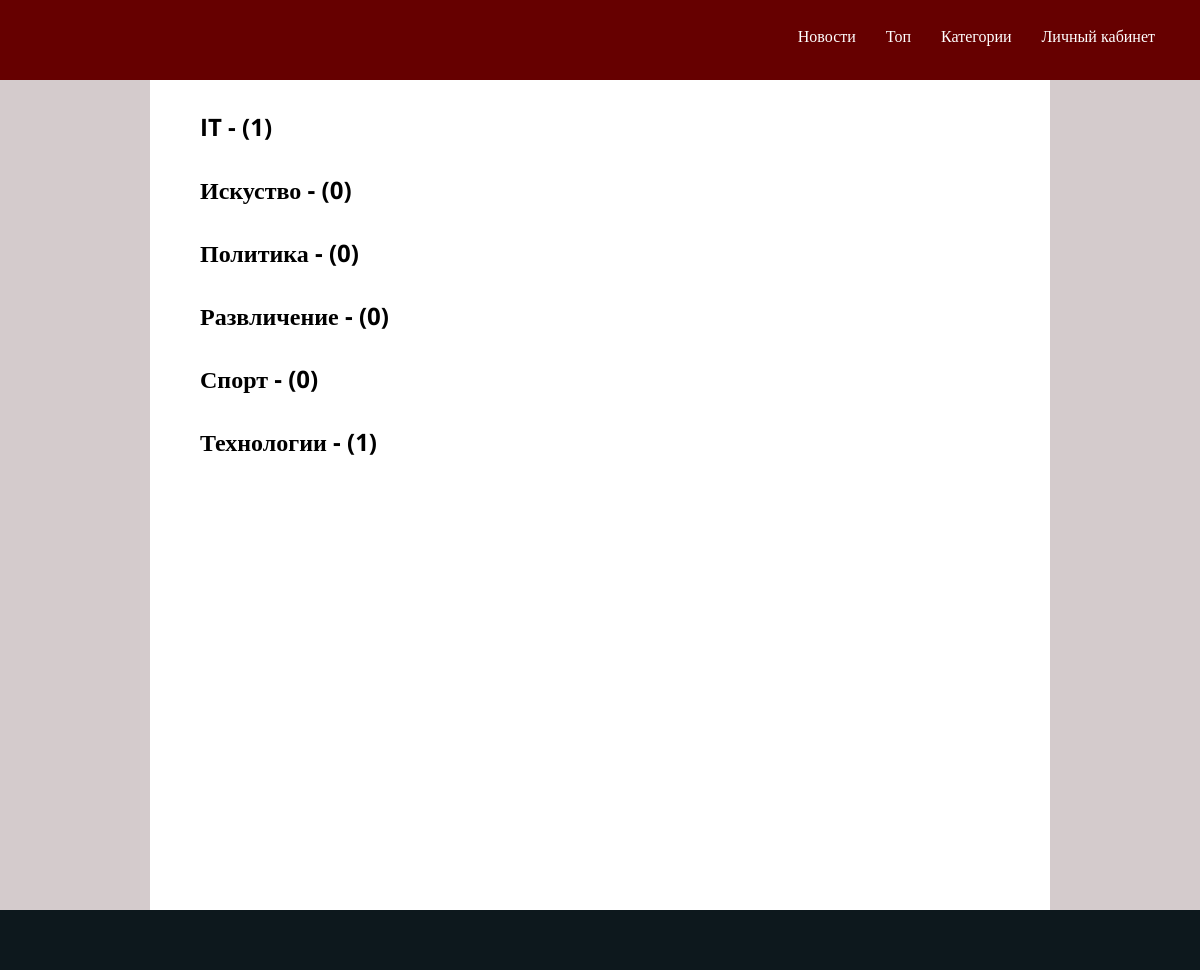
The page /category on the database its author committed.
### tables this page shows
CREATE TABLE `category` (
  `id` int(11) NOT NULL,
  `name` varchar(20) NOT NULL,
  `amount` int(11) NOT NULL DEFAULT '0'
);

### application/core/View.php (called while the page is built, shortened)
<?php
class View
{
        public $path;
        public $ley;
        public function __construct($route)
        {
            $this->path="application/View/".$route['controller']."/".$route['action'].".php";
            $this->ley="application/View/def/def.php";
        }
        public function render($var=[]){
            require $this->path;
            $content = ob_get_clean ();
            require $this->ley;
        }
}

### application/controllers/MainController.php (called while the page is built, shortened)
<?php
class MainController extends Controller
{
    public function categoryAction()
    {
        $this->route["title"] = "Категории";
        $this->route["cats"] = $this->model->getCategory ();
        $this->view->render ($this->route);
     }
}

### index.php (called while the page is built, shortened)
<?php
$obj = new Router();
$obj->run ();
?>

### application/lib/Db.php (called while the page is built, shortened)
<?php
class Db
{
    protected $db;
    public function __construct()
    {
        $config = require "application/config/db.php";
        $this->db = new PDO('mysql:dbname='.$config['name'].';host='.$config['host'].'',$config['user'],$config['pass']);
    }
    public function query($quety,$par = []){
        $st=$this->db->prepare ($quety);
        if($st->execute()) {
            return $st->fetchAll (PDO::FETCH_ASSOC);
        }
        return false;
    }
}

### application/config/db.php (called while the page is built)
<?php
return [
    'host' => 'localhost',
    'name' => 'news_db',
    'user' => 'mysql',
    'pass' => 'mysql',
];

### application/model/Main.php (called while the page is built, shortened)
<?php
class Main extends \Model
{
    public function getCategory(){
        return $this->db->query ("SELECT * FROM `category` ORDER BY name  ");
    }
}

### application/core/Controller.php (called while the page is built, shortened)
<?php
abstract class Controller
{
    public function __construct($route)
    {
        $this->route=$route;
        $this->model = $this->loadModel($this->route['controller']);
    }
    public function loadModel($name){
        $path = "application\model\\".ucfirst ($name);
        if(class_exists ($path)){
            $model = new $path();
            return $model;
        }
    }
}

### application/core/Model.php (called while the page is built, shortened)
<?php
abstract class Model
{
    public function __construct()
    {
        $this->db =  new Db();
    }
}

### application/View/main/category.php (the view)
<div class="head">
</div>
<div class="menu">
    <ul>
        <li>
            <a href="<?php if(isset($_SESSION['account'])){
                echo "/account/profile";
            }else{
                echo "/account/login";
            }?>">Личный кабинет</a>
            <a href="/category">Категории</a>
            <a href="/top">Топ</a>
            <a href="/">Новости</a>
        </li>
    </ul>
</div>
<div class="content">
    <?php foreach ($cats as $cat){?>
            <h2 class="tatle"><a href="#" name="<?php echo $cat['id'];?>" class="cat" url="/category" value="asd"><?php echo $cat['name'];?>  - (<?php echo $cat['amount'];?>)</a></h2>
    <?php } ?>
</div>
<div class="footer">
</div>

### application/core/Router.php (shortened to what this page needs)
<?php
class Router
{
    protected $routes = [];
    protected $params ;
    public function __construct()
    {
        $routers = require 'application/config/routes.php';
        foreach ($routers as $key => $values){
            $this->routes[$key] = $values;
        }
    }
    public function match(){
        $way = trim ($_SERVER['REQUEST_URI'],'/');
        foreach ($this->routes as $key => $values){
            if($way == $key){
                $this->params = $key;
                return true;
            }
        }
        return false;
    }
    public function run(){
        $path = "application\controllers\\".ucfirst($this->routes[$this->params]['controller'])."Controller";
        if($this->match()){
            if(class_exists($path)){
                if(method_exists ($path,$this->routes[$this->params]['action'])."Action"){
                $test = new $path($this->routes[$this->params]);
                $action= $this->routes[$this->params]['action']."Action";
                $test->$action();
                }else{
                    \application\core\View::error (404);
                }
            }else{
                \application\core\View::error (404);
            }
        }else{
                \application\core\View::error (404);
        }
    }
}

### application/View/def/def.php (shortened to what this page needs)
<!doctype html>
<html lang="en">
<head>
    <link rel="stylesheet" type="text/css" href="/style.css">
</head>
<body>
<?php echo $content ?>
</body>
</html>

### style.css (style rules this page uses)
html { height:100%; }
body { height:100%; background-color: #D4CBCC; padding: 0px; margin: 0px; font-family: 'Open Sans' , 'sans-serif'; }
h2 { padding: 0px; margin: 0px; }
.head { position: relative; z-index: 1; height:80px; width: 100%; background-color: #660000; background-size: 100%; background-attachment: fixed; }
.menu { position: absolute; top:0px; width: 100%; text-align: right; z-index: 21; }
.menu ul { margin: 0px; display: block; padding:30px; padding-top:10px; list-style-type:none; }
.menu ul li a { display: block; float: right; padding:15px; text-decoration: none; color:white; font-family: 'Open Sans' , 'sans-serif'; font-size: 16px; border-bottom: 4px solid rgba(255,255,255,0); }
.content { max-width: 900px; margin: auto; background-color: white; padding-top: 80px; padding-bottom: 90px; min-height:100%; margin-top: -80px; position: relative; z-index: 0; }
.tatle { padding-top:30px; padding-left: 50px; }
.tatle a { cursor: pointer; text-decoration: none; color:black; }
.footer { width: 100%; position: relative; bottom: 0; height: 60px; background-color: #0D181D; margin-top:-60px; }

### rows shown on the page
category: name "IT", amount "1"
category: name "Искуство", amount "0"
category: name "Политика", amount "0"
category: name "Развличение", amount "0"
category: name "Спорт", amount "0"
category: name "Технологии", amount "1"
